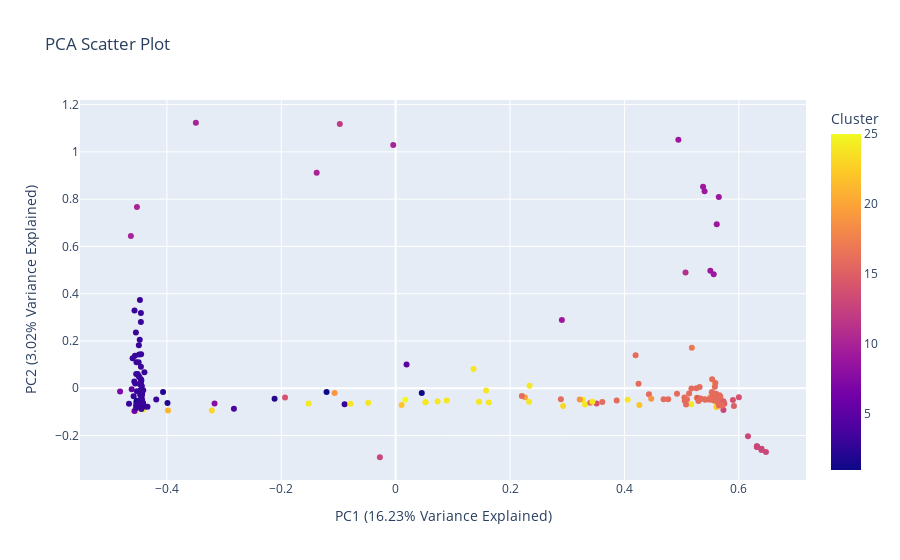

Notebook source saved alongside this figure:
### Code cell
import plotly.express as px

# Get the percentage variance explained by each principal component
explained_var_ratio = pca.explained_variance_ratio_

# Create a scatter plot with Plotly
fig = px.scatter(concat_df, x='PC1', y='PC2', color='Cluster', title='PCA Scatter Plot')

# Add the percentage variance explained to the axis labels
fig.update_layout(
    xaxis_title=f'PC1 ({explained_var_ratio[0]*100:.2f}% Variance Explained)',
    yaxis_title=f'PC2 ({explained_var_ratio[1]*100:.2f}% Variance Explained)'
)

### Figure 1 — Plotly figure (JSON) as saved in the notebook; plotly's stock layout.template omitted (floating-point values rounded to 4 significant figures; data arrays with more than 128 entries replaced by an {"elided": "..."} marker saying what was removed)
{"data": [{"hovertemplate": "PC1=%{x}<br>PC2=%{y}<br>Cluster=%{marker.color}<extra></extra>", "legendgroup": "", "marker": {"color": {"elided": "300 int values"}, "coloraxis": "coloraxis", "symbol": "circle"}, "mode": "markers", "name": "", "orientation": "v", "showlegend": false, "type": "scatter", "x": {"elided": "300 float values"}, "xaxis": "x", "y": {"elided": "300 float values"}, "yaxis": "y"}], "layout": {"coloraxis": {"colorbar": {"title": {"text": "Cluster"}}, "colorscale": [[0, "#0d0887"], [0.1111, "#46039f"], [0.2222, "#7201a8"], [0.3333, "#9c179e"], [0.4444, "#bd3786"], [0.5556, "#d8576b"], [0.6667, "#ed7953"], [0.7778, "#fb9f3a"], [0.8889, "#fdca26"], [1, "#f0f921"]]}, "legend": {"tracegroupgap": 0}, "title": {"text": "PCA Scatter Plot"}, "xaxis": {"anchor": "y", "domain": [0, 1], "title": {"text": "PC1 (16.23% Variance Explained)"}}, "yaxis": {"anchor": "x", "domain": [0, 1], "title": {"text": "PC2 (3.02% Variance Explained)"}}}}
